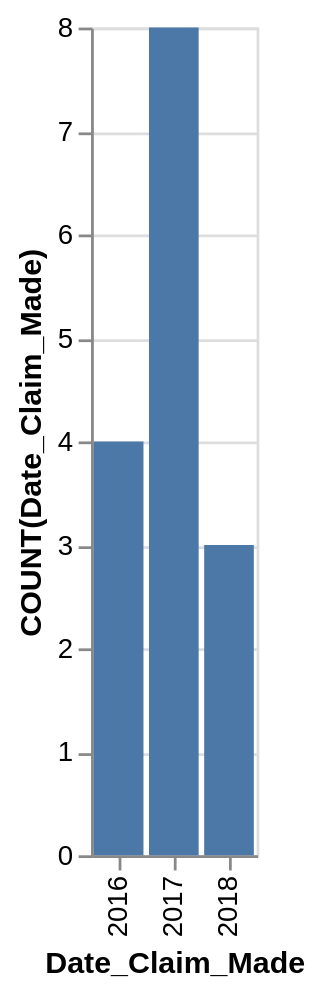

Here is the Vega-Lite specification saved for this chart:
### Vega-Lite specification from a JSON file in a GitHub repository (floating-point values rounded to 4 significant figures)
{"data": {"values": [{"x_data": "2016", "y_data": 4}, {"x_data": "2017", "y_data": 8}, {"x_data": "2018", "y_data": 3}]}, "mark": "bar", "encoding": {"x": {"field": "x_data", "type": "nominal", "title": "Date_Claim_Made", "sort": "ascending"}, "y": {"field": "y_data", "type": "quantitative", "title": "COUNT(Date_Claim_Made)"}}}
